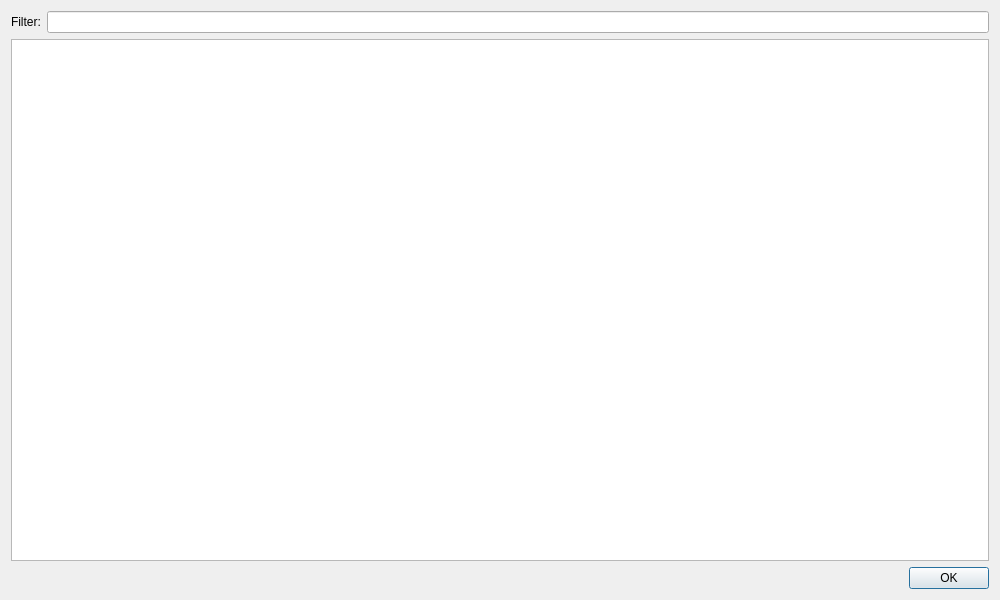
<?xml version="1.0" encoding="UTF-8"?>
<ui version="4.0">
 <class>ViewHTML</class>
 <widget class="QDialog" name="ViewHTML">
  <property name="geometry">
   <rect>
    <x>0</x>
    <y>0</y>
    <width>1000</width>
    <height>600</height>
   </rect>
  </property>
  <property name="windowTitle">
   <string>View HTML File Details</string>
  </property>
  <layout class="QVBoxLayout" name="verticalLayout">
   <item>
    <layout class="QHBoxLayout" name="horizontalLayout" stretch="0,0">
     <item>
      <widget class="QLabel" name="label">
       <property name="toolTip">
        <string>List only the file names which contain the text you enter.</string>
       </property>
       <property name="text">
        <string>Filter:</string>
       </property>
      </widget>
     </item>
     <item>
      <widget class="QLineEdit" name="leFilter"/>
     </item>
    </layout>
   </item>
   <item>
    <widget class="QTreeView" name="fileTree">
     <property name="sizePolicy">
      <sizepolicy hsizetype="Preferred" vsizetype="Expanding">
       <horstretch>0</horstretch>
       <verstretch>0</verstretch>
      </sizepolicy>
     </property>
     <property name="showDropIndicator" stdset="0">
      <bool>false</bool>
     </property>
     <property name="alternatingRowColors">
      <bool>true</bool>
     </property>
     <property name="uniformRowHeights">
      <bool>false</bool>
     </property>
     <property name="sortingEnabled">
      <bool>true</bool>
     </property>
    </widget>
   </item>
   <item>
    <widget class="QDialogButtonBox" name="buttonBox">
     <property name="orientation">
      <enum>Qt::Horizontal</enum>
     </property>
     <property name="standardButtons">
      <set>QDialogButtonBox::Ok</set>
     </property>
    </widget>
   </item>
  </layout>
 </widget>
 <resources/>
 <connections>
  <connection>
   <sender>buttonBox</sender>
   <signal>accepted()</signal>
   <receiver>ViewHTML</receiver>
   <slot>accept()</slot>
   <hints>
    <hint type="sourcelabel">
     <x>248</x>
     <y>254</y>
    </hint>
    <hint type="destinationlabel">
     <x>157</x>
     <y>274</y>
    </hint>
   </hints>
  </connection>
  <connection>
   <sender>buttonBox</sender>
   <signal>rejected()</signal>
   <receiver>ViewHTML</receiver>
   <slot>reject()</slot>
   <hints>
    <hint type="sourcelabel">
     <x>316</x>
     <y>260</y>
    </hint>
    <hint type="destinationlabel">
     <x>286</x>
     <y>274</y>
    </hint>
   </hints>
  </connection>
 </connections>
</ui>
